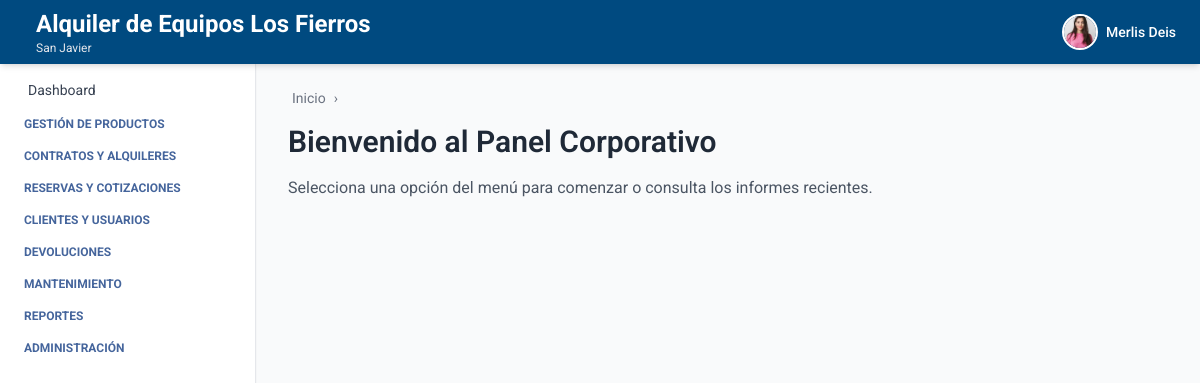
Page /home (signed in) on the committed database.
### autenticacion/models.py (models this page shows, shortened)
class Usuario(AbstractUser):
    telefono = models.CharField(max_length=20, blank=True, null=True)
    empresa = models.ForeignKey(Empresa, on_delete=models.SET_NULL, null=True, blank=True)
    sucursal = models.ForeignKey(Sucursal, on_delete=models.SET_NULL, null=True, blank=True)
    ESTADOS = [
        ("activo", "Activo"),
        ("inactivo", "Inactivo"),
    ]
    estado = models.CharField(max_length=10, choices=ESTADOS, default="activo")
    foto_perfil = models.ImageField(upload_to='usuarios/img/', blank=True, null=True)
    groups = models.ManyToManyField(
        Group,
        related_name='usuarios',  # Evita conflicto con 'user_set'
        blank=True,
        help_text='The groups this user belongs to.',
        verbose_name='groups'
    )
    user_permissions = models.ManyToManyField(
        Permission,
        related_name='usuarios',  # Evita conflicto con 'user_set'
        blank=True,
        help_text='Specific permissions for this user.',
        verbose_name='user permissions'
    )

### empresa/models.py (models this page shows, shortened)
class Empresa(models.Model):
    ESTADOS = [
        ("activo", "Activo"),
        ("inactivo", "Inactivo"),
    ]
    nombre = models.CharField(max_length=100)
    nit = models.CharField(max_length=50, unique=True)
    ciudad = models.CharField(max_length=100, blank=True, null=True)
    direccion = models.CharField(max_length=255, blank=True, null=True)
    departamento = models.CharField(max_length=100, blank=True, null=True)
    telefono = models.CharField(max_length=20, blank=True, null=True)
    estado = models.CharField(max_length=20, choices=ESTADOS, default="activo")
    logo = models.ImageField(upload_to='empresas/img/', blank=True, null=True)

class Sucursal(models.Model):
    ESTADOS = [
        ("activo", "Activo"),
        ("inactivo", "Inactivo"),
    ]
    empresa = models.ForeignKey(Empresa, related_name='sucursales', on_delete=models.CASCADE)
    nombre = models.CharField(max_length=100)
    ciudad = models.CharField(max_length=100)
    direccion = models.CharField(max_length=255)
    departamento = models.CharField(max_length=100, blank=True, null=True)
    telefono = models.CharField(max_length=20, blank=True, null=True)
    estado = models.CharField(max_length=20, choices=ESTADOS, default="activo")

### core/views.py (the view)
# urls.py: path('home', index, name="home"),
@login_required
def index(request):
    context = {
        "home": "/",
    }
    return render(request, 'index.html', context)

### core/templates/index.html (shortened to what this page needs)
<!DOCTYPE html>
<html lang="es">
  <head>
    <script src="https://cdn.tailwindcss.com"></script>
  </head>
  <body class="bg-gray-50 min-h-screen">
    {% include 'header.html' %}
    <aside class="fixed top-16 left-0 w-64 bg-white h-[calc(100vh-4rem)] overflow-y-auto border-r shadow-sm hidden sm:block">
      {% include 'navbar.html' %}
    </aside>
    <div class="ml-64 pt-14 min-h-screen">
      <main class="p-8">
        {% block breadcrumb %}
          {% include 'breadcrumb.html' with home='/' breadcrumbs=breadcrumb_items %}
        {% endblock %}
        {% block content %}
          <h2 class="text-3xl font-semibold text-gray-800 mb-4">Bienvenido al Panel Corporativo</h2>
          <p class="text-gray-600">Selecciona una opción del menú para comenzar o consulta los informes recientes.</p>
        {% endblock %}
      </main>
    </div>
  </body>
</html>

### core/templates/header.html (shortened to what this page needs)
<header class="bg-[var(--primary-color)] shadow-md w-full h-16 flex items-center px-6 justify-between fixed top-0 left-0 z-10">
  <h1 class="text-white flex items-center gap-3 leading-tight">
    <div class="leading-tight">
  {% if request.user.is_authenticated %}
    {% if request.user.empresa %}
      <span class="text-xl sm:text-2xl font-bold block">
        {{ request.user.empresa.nombre }}
      </span>
    {% endif %}
    {% if request.user.sucursal %}
      <span class="text-xs text-gray-200 block">
        {{ request.user.sucursal.nombre }}
      </span>
    {% endif %}
  {% else %}
    <span class="text-xl text-gray-200 block">Gestión inteligente de Equipos</span>
  {% endif %}
</div>
  </h1>
  {% if request.user.is_authenticated %}
  <div x-data="{ open: false }" class="relative flex items-center space-x-3 cursor-pointer" @click.away="open = false">
    <button @click="open = !open" class="flex items-center space-x-2 focus:outline-none">
      {% if request.user.foto_perfil %}
        <img src="{{ request.user.foto_perfil.url }}" alt="Perfil" class="w-9 h-9 rounded-full object-cover border-2 border-white" />
      {% else %}
        <div class="w-9 h-9 rounded-full bg-white text-[var(--primary-color)] flex items-center justify-center font-bold text-sm">
          {{ request.user.first_name|first }}{{ request.user.last_name|first }}
        </div>
      {% endif %}
      <span class="text-white hidden sm:block text-sm font-medium">{{ request.user.first_name }}</span>
    </button>
  </div>
  {% endif %}
</header>

### core/templates/index.html (style rules this page uses)
:root { --primary-color: #004a80; --text-aside-color: rgb(69, 101, 156); }
body { font-family: 'Roboto', sans-serif; }

### rows in the picture
Usuario: user.empresa.nombre "Alquiler de Equipos Los Fierros", user.sucursal.nombre "San Javier", user.foto_perfil (picture), user.first_name "Merlis Deis"
